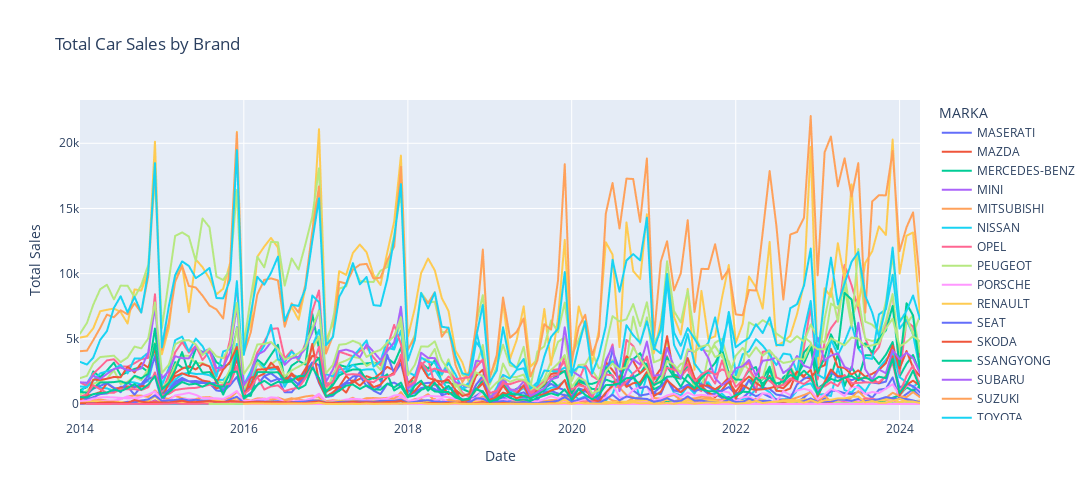

The cell this chart's notebook holds for it:
### Code cell
## Total Sales by Brand
fig = px.line(
    data, x="Date", y="TTL_TOPLAM", color='MARKA',
    title= "Total Car Sales by Brand",
    labels={"Date":"Date","TTL_TOPLAM":"Total Sales"})
fig.update_layout(
    autosize=False,
    width = 1500,
    height = 500
)
fig.show()
